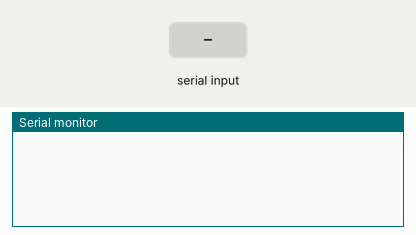
Recording of a sketch running on a simulated Arduino Uno, built with avr-gcc and run on an emulated ATmega328P. Shown: the last lines printed to the serial monitor. The inputs (shaded band) are chosen by the test bench.

Above: at 1.2 s.
1.3 s: "]" received over the second serial link
At 1.7 s:
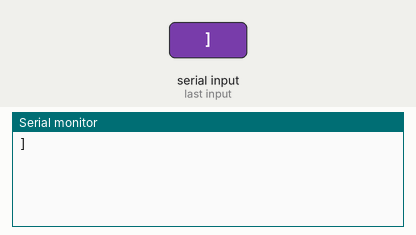
2.8 s: "1" received over the second serial link
At 4.0 s:
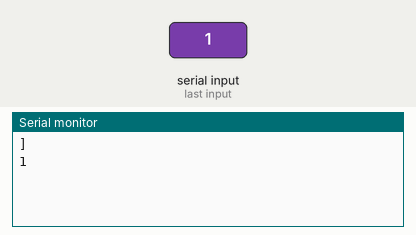

Measured:
- after the input at 1.3 s, the serial monitor: prints a new line at once (image 1)
- after the input at 2.8 s, the serial monitor: prints a new line at once (image 2)

The sketch:

adn.ino
```cpp
#include <SoftwareSerial.h>

SoftwareSerial mySerial(0, 1); // RX, TX

void setup() {
  Serial.begin(9600); // Serial Monitor
  mySerial.begin(9600); // SoftwareSerial initialization
}

void loop() {
  if (mySerial.available() > 0) {
    char receivedChar = mySerial.read();
    Serial.print(receivedChar);

    // Print a newline if the received character is ']'
    if (receivedChar == ']') {
      Serial.println();
    }
  }
}
```
